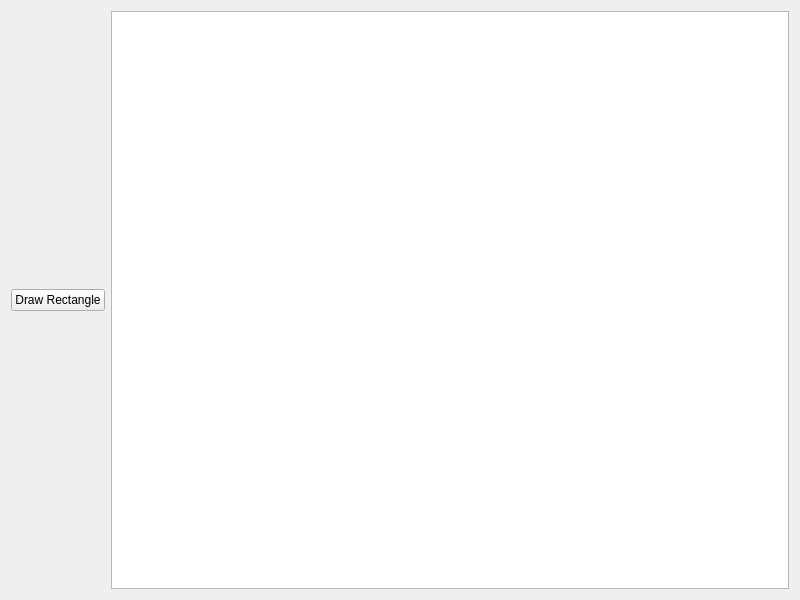
<?xml version="1.0" encoding="UTF-8"?>
<ui version="4.0">
 <class>Widget</class>
 <widget class="QWidget" name="Widget">
  <property name="geometry">
   <rect>
    <x>0</x>
    <y>0</y>
    <width>800</width>
    <height>600</height>
   </rect>
  </property>
  <property name="windowTitle">
   <string>Widget</string>
  </property>
  <layout class="QHBoxLayout" name="horizontalLayout">
   <item>
    <widget class="QPushButton" name="drawRectangleButton">
     <property name="text">
      <string>Draw Rectangle</string>
     </property>
    </widget>
   </item>
   <item>
    <widget class="GraphicsView" name="graphicsView"/>
   </item>
  </layout>
 </widget>
 <customwidgets>
  <customwidget>
   <class>GraphicsView</class>
   <extends>QGraphicsView</extends>
   <header>graphicsview.h</header>
  </customwidget>
 </customwidgets>
 <resources/>
 <connections/>
</ui>
